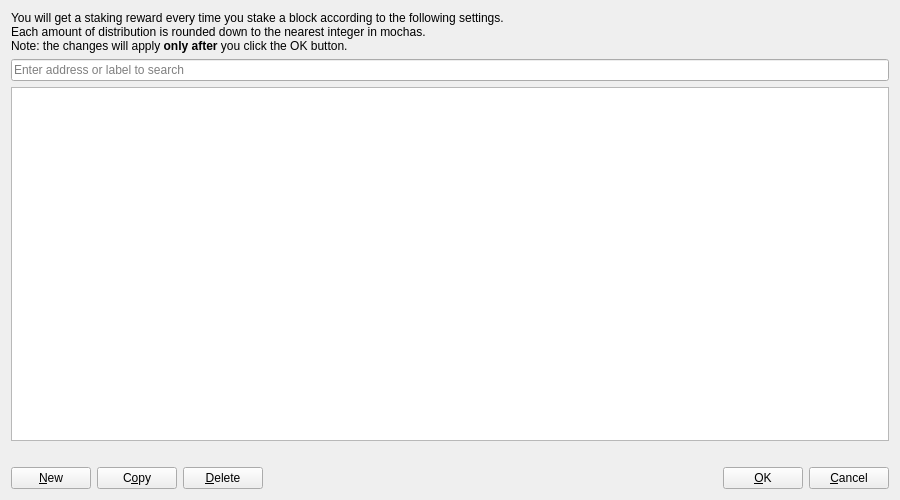
<?xml version="1.0" encoding="UTF-8"?>
<ui version="4.0">
 <class>StakingRewardSettingPage</class>
 <widget class="QWidget" name="StakingRewardSettingPage">
  <property name="geometry">
   <rect>
    <x>0</x>
    <y>0</y>
    <width>900</width>
    <height>500</height>
   </rect>
  </property>
  <property name="windowTitle">
   <string>Staking reward settings</string>
  </property>
  <layout class="QVBoxLayout" name="verticalLayout">
   <item>
    <widget class="QLabel" name="labelExplanation">
     <property name="wordWrap">
      <bool>true</bool>
     </property>
     <property name="textFormat">
      <enum>Qt::RichText</enum>
     </property>
     <property name="text">
      <string>You will get a staking reward every time you stake a block according to the following settings.&lt;br&gt;Each amount of distribution is rounded down to the nearest integer in mochas.&lt;br&gt;Note: the changes will apply &lt;b&gt;only after&lt;/b&gt; you click the OK button.</string>
     </property>
    </widget>
   </item>
   <item>
    <widget class="QLineEdit" name="searchLineEdit">
     <property name="placeholderText">
      <string>Enter address or label to search</string>
     </property>
    </widget>
   </item>
   <item>
    <widget class="QTableView" name="tableView">
     <property name="contextMenuPolicy">
      <enum>Qt::CustomContextMenu</enum>
     </property>
     <property name="toolTip">
      <string>Double-click cell to edit address, label or percentage</string>
     </property>
     <property name="tabKeyNavigation">
      <bool>false</bool>
     </property>
     <property name="alternatingRowColors">
      <bool>true</bool>
     </property>
     <property name="selectionMode">
      <enum>QAbstractItemView::SingleSelection</enum>
     </property>
     <property name="selectionBehavior">
      <enum>QAbstractItemView::SelectRows</enum>
     </property>
     <property name="sortingEnabled">
      <bool>true</bool>
     </property>
     <attribute name="verticalHeaderVisible">
      <bool>false</bool>
     </attribute>
    </widget>
   </item>
   <item>
    <widget class="QLabel" name="labelSurplus">
     <property name="textFormat">
      <enum>Qt::PlainText</enum>
     </property>
     <property name="wordWrap">
      <bool>true</bool>
     </property>
    </widget>
   </item>
   <item>
    <layout class="QHBoxLayout" name="horizontalLayout">
     <item>
      <widget class="QPushButton" name="newAddress">
       <property name="toolTip">
        <string>Insert a new setting entry</string>
       </property>
       <property name="text">
        <string>&amp;New</string>
       </property>
       <property name="icon">
        <iconset resource="../bitcoin.qrc">
         <normaloff>:/icons/add</normaloff>:/icons/add</iconset>
       </property>
       <property name="autoDefault">
        <bool>false</bool>
       </property>
      </widget>
     </item>
     <item>
      <widget class="QPushButton" name="copyAddress">
       <property name="toolTip">
        <string>Copy address of the currently selected entry to the system clipboard</string>
       </property>
       <property name="text">
        <string>C&amp;opy</string>
       </property>
       <property name="icon">
        <iconset resource="../bitcoin.qrc">
         <normaloff>:/icons/editcopy</normaloff>:/icons/editcopy</iconset>
       </property>
       <property name="autoDefault">
        <bool>false</bool>
       </property>
      </widget>
     </item>
     <item>
      <widget class="QPushButton" name="deleteAddress">
       <property name="toolTip">
        <string>Delete the currently selected entry from the list</string>
       </property>
       <property name="text">
        <string>&amp;Delete</string>
       </property>
       <property name="icon">
        <iconset resource="../bitcoin.qrc">
         <normaloff>:/icons/remove</normaloff>:/icons/remove</iconset>
       </property>
       <property name="autoDefault">
        <bool>false</bool>
       </property>
      </widget>
     </item>
     <item>
      <spacer name="horizontalSpacer">
       <property name="orientation">
        <enum>Qt::Horizontal</enum>
       </property>
       <property name="sizeHint" stdset="0">
        <size>
         <width>40</width>
         <height>20</height>
        </size>
       </property>
      </spacer>
     </item>
     <item>
      <widget class="QPushButton" name="okButton">
       <property name="text">
        <string>&amp;OK</string>
       </property>
       <property name="autoDefault">
        <bool>false</bool>
       </property>
      </widget>
     </item>
     <item>
      <widget class="QPushButton" name="cancelButton">
       <property name="text">
        <string>&amp;Cancel</string>
       </property>
       <property name="autoDefault">
        <bool>false</bool>
       </property>
      </widget>
     </item>
    </layout>
   </item>
  </layout>
 </widget>
 <resources>
  <include location="../bitcoin.qrc"/>
 </resources>
 <connections/>
</ui>
